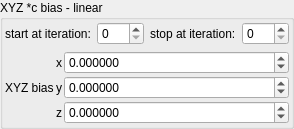
    <widget class="QGroupBox" name="groupBox_2">
     <property name="title">
      <string>XYZ *c bias - linear</string>
     </property>
     <layout class="QVBoxLayout" name="verticalLayout_4">
      <property name="leftMargin">
       <number>2</number>
      </property>
      <property name="topMargin">
       <number>2</number>
      </property>
      <property name="rightMargin">
       <number>2</number>
      </property>
      <property name="bottomMargin">
       <number>2</number>
      </property>
      <item>
       <layout class="QHBoxLayout" name="horizontalLayout_15" stretch="0,1,0,1">
        <item>
         <widget class="QLabel" name="label_96">
          <property name="text">
           <string>start at iteration:</string>
          </property>
         </widget>
        </item>
        <item>
         <widget class="MySpinBox" name="spinboxInt_transf_start_iterations_A">
          <property name="sizePolicy">
           <sizepolicy hsizetype="Minimum" vsizetype="Maximum">
            <horstretch>0</horstretch>
            <verstretch>0</verstretch>
           </sizepolicy>
          </property>
          <property name="minimum">
           <number>0</number>
          </property>
          <property name="maximum">
           <number>999</number>
          </property>
          <property name="value">
           <number>0</number>
          </property>
         </widget>
        </item>
        <item>
         <widget class="QLabel" name="label_68">
          <property name="text">
           <string>stop at iteration:</string>
          </property>
         </widget>
        </item>
        <item>
         <widget class="MySpinBox" name="spinboxInt_transf_stop_iterations_A">
          <property name="sizePolicy">
           <sizepolicy hsizetype="Preferred" vsizetype="Maximum">
            <horstretch>0</horstretch>
            <verstretch>0</verstretch>
           </sizepolicy>
          </property>
          <property name="maximum">
           <number>999</number>
          </property>
         </widget>
        </item>
       </layout>
      </item>
      <item>
       <layout class="QGridLayout" name="gridLayout_2" columnstretch="0,0,1">
        <property name="spacing">
         <number>2</number>
        </property>
        <item row="0" column="1">
         <widget class="QLabel" name="label_118">
          <property name="sizePolicy">
           <sizepolicy hsizetype="Preferred" vsizetype="Preferred">
            <horstretch>0</horstretch>
            <verstretch>0</verstretch>
           </sizepolicy>
          </property>
          <property name="text">
           <string notr="true">x</string>
          </property>
          <property name="alignment">
           <set>Qt::AlignRight|Qt::AlignTrailing|Qt::AlignVCenter</set>
          </property>
         </widget>
        </item>
        <item row="0" column="2">
         <widget class="MyDoubleSpinBox" name="spinbox3_transf_constant_multiplier_000_x">
          <property name="sizePolicy">
           <sizepolicy hsizetype="Minimum" vsizetype="Maximum">
            <horstretch>0</horstretch>
            <verstretch>0</verstretch>
           </sizepolicy>
          </property>
          <property name="prefix">
           <string/>
          </property>
          <property name="suffix">
           <string/>
          </property>
          <property name="decimals">
           <number>6</number>
          </property>
          <property name="minimum">
           <double>-100.000000000000000</double>
          </property>
          <property name="maximum">
           <double>100.000000000000000</double>
          </property>
          <property name="singleStep">
           <double>0.100000000000000</double>
          </property>
         </widget>
        </item>
        <item row="1" column="2">
         <widget class="MyDoubleSpinBox" name="spinbox3_transf_constant_multiplier_000_y">
          <property name="sizePolicy">
           <sizepolicy hsizetype="Minimum" vsizetype="Maximum">
            <horstretch>0</horstretch>
            <verstretch>0</verstretch>
           </sizepolicy>
          </property>
          <property name="prefix">
           <string/>
          </property>
          <property name="suffix">
           <string/>
          </property>
          <property name="decimals">
           <number>6</number>
          </property>
          <property name="minimum">
           <double>-100.000000000000000</double>
          </property>
          <property name="maximum">
           <double>100.000000000000000</double>
          </property>
          <property name="singleStep">
           <double>0.100000000000000</double>
          </property>
         </widget>
        </item>
        <item row="2" column="2">
         <widget class="MyDoubleSpinBox" name="spinbox3_transf_constant_multiplier_000_z">
          <property name="sizePolicy">
           <sizepolicy hsizetype="Minimum" vsizetype="Maximum">
            <horstretch>0</horstretch>
            <verstretch>0</verstretch>
           </sizepolicy>
          </property>
          <property name="prefix">
           <string/>
          </property>
          <property name="suffix">
           <string/>
          </property>
          <property name="decimals">
           <number>6</number>
          </property>
          <property name="minimum">
           <double>-100.000000000000000</double>
          </property>
          <property name="maximum">
           <double>100.000000000000000</double>
          </property>
          <property name="singleStep">
           <double>0.100000000000000</double>
          </property>
         </widget>
        </item>
        <item row="1" column="1">
         <widget class="QLabel" name="label_119">
          <property name="sizePolicy">
           <sizepolicy hsizetype="Preferred" vsizetype="Preferred">
            <horstretch>0</horstretch>
            <verstretch>0</verstretch>
           </sizepolicy>
          </property>
          <property name="text">
           <string notr="true">y</string>
          </property>
          <property name="alignment">
           <set>Qt::AlignRight|Qt::AlignTrailing|Qt::AlignVCenter</set>
          </property>
         </widget>
        </item>
        <item row="2" column="1">
         <widget class="QLabel" name="label_120">
          <property name="sizePolicy">
           <sizepolicy hsizetype="Preferred" vsizetype="Preferred">
            <horstretch>0</horstretch>
            <verstretch>0</verstretch>
           </sizepolicy>
          </property>
          <property name="text">
           <string notr="true">z</string>
          </property>
          <property name="alignment">
           <set>Qt::AlignRight|Qt::AlignTrailing|Qt::AlignVCenter</set>
          </property>
         </widget>
        </item>
        <item row="0" column="0" rowspan="3">
         <widget class="QLabel" name="label_20">
          <property name="text">
           <string>XYZ bias</string>
          </property>
         </widget>
        </item>
       </layout>
      </item>
     </layout>
    </widget>
